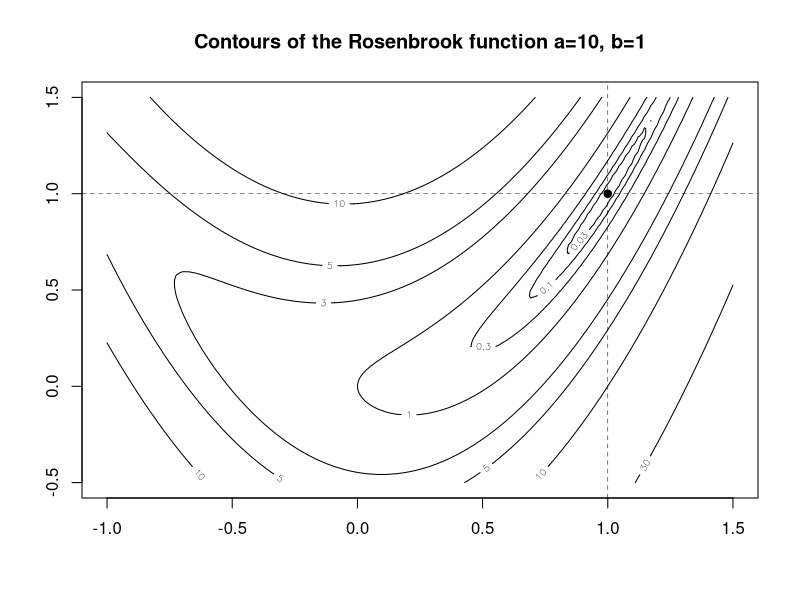
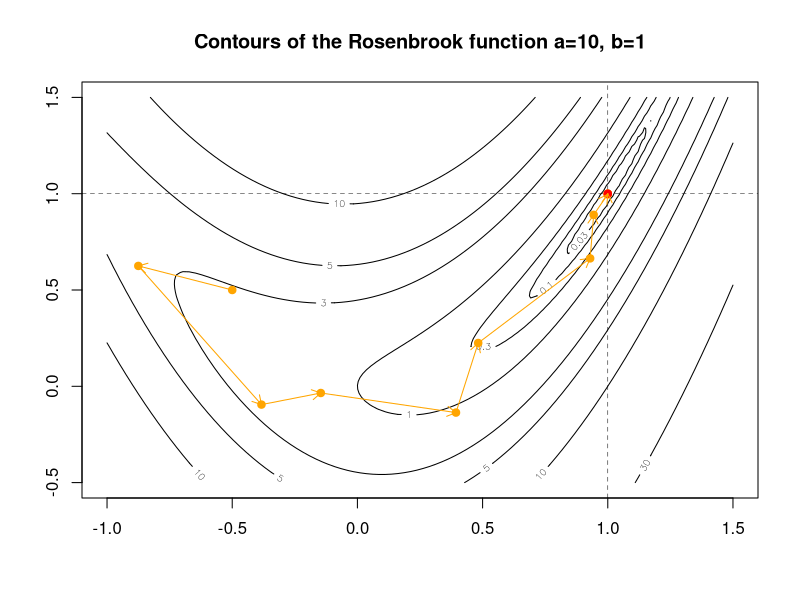
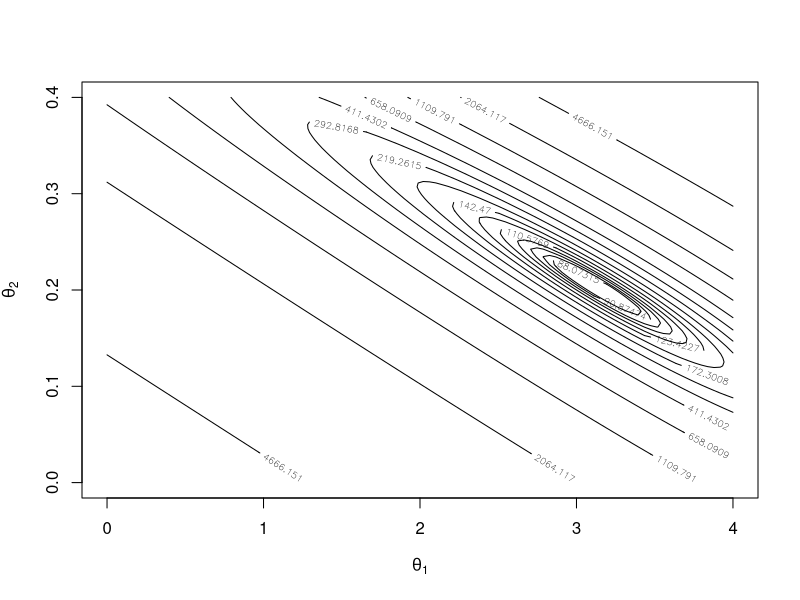
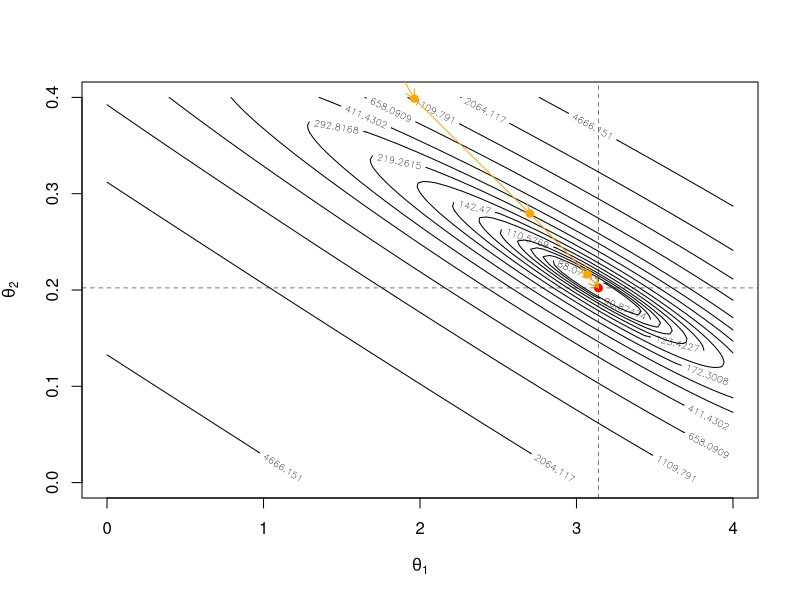

Generate these figures, in order, with R:
## ---- chunk 1
knitr::opts_chunk$set(echo = TRUE)
## ---- chunk 2
rb <- function(theta1=1,theta2=1,a=1,b=1) a*(theta2-theta1^2)^2+(b-theta1)^2

rb2 <- function(theta=c(1,1),a=1,b=1) {
  
  res  <- rb(theta1 = theta[1],
             theta2 = theta[2],
             a      = a,
             b      = b)
  
  grad <- c(-4*a*theta[1]*(theta[2] - theta[1]^2) - 2*(b - theta[1]),
            2*a*(theta[2] - theta[1]^2))
  
  Hess <- matrix(c(-(a*(4*theta[2] - 12*theta[1]^2) - 2), 
                   -4*a*theta[1], 
                   -4*a*theta[1], 
                   2*a),
                 nrow  = 2,
                 byrow = T)
  list(f = res,
       g = grad,
       H = Hess)
  
}
## ---- chunk 3
theta1 <- seq(-1, 1.5, length=100)
theta2 <- seq(-0.5, 1.5, length=100)

M <- matrix(NA,
          nrow = 100,
          ncol = 100)

for (i in seq_along(theta1)){
  for (j in seq_along(theta2)){
    M[i,j]<-rb2(theta = c(theta1[i],theta2[j]),
                a     = 10 ,
                b     = 1)$f
  }
}


lev <- c(0.03,0.1,0.3,1,3,5,10,30) 
# you can change the contour levels accordingly to the values of a and b

contour(x      = theta1,
        y      = theta2,
        z      = M,
        levels = lev,
        main   = "Contours of the Rosenbrook function a=10, b=1")

abline(h=1,lty=2,lwd=0.5)
abline(v=1,lty=2,lwd=0.5)
points(c(1,1),pch=19)
## ---- chunk 4
theta  <- c(-1/2,1/2) # starting point 
abstol <- 1e-6        # absolute tolerance

# evaluates objective fun, gradient and Hessian at current point

fn_pack <- rb2(theta = theta,a = 10,b = 1)
fn      <- fn_pack$f
grad    <- fn_pack$g 
hess    <- fn_pack$H 

######  initialisations
k             <- 1           # iterations counter
maxit         <- 1000        # maximum number of iterations
theta_seq     <- matrix(NA,nrow = maxit, ncol = 2) # parameter value iterations
theta_seq[k,] <- theta
fn_seq        <- rep(NA,maxit)    #objective function value iterations
fn_seq[k]     <- fn  

while(norm(grad,type="2") > abstol){#  stopping criterion

  Delta <- -solve(hess,grad) # computes Newton direction

  # updating
    
  theta <- theta + Delta
  
  fn    <- rb2(theta = theta,a = 10,b = 1)$f
  grad  <- rb2(theta = theta,a = 10,b = 1)$g
  hess  <- rb2(theta = theta,a = 10,b = 1)$H
  
  k             <- k+1
  theta_seq[k,] <- theta 
  fn_seq[k]     <- fn
   
}

contour(x      = theta1,
        y      = theta2,
        z      = M,
        levels = lev,
        main   = "Contours of the Rosenbrook function a=10, b=1")

abline(h=1,lty=2,lwd=0.5)
abline(v=1,lty=2,lwd=0.5)
points(x=theta_seq[,1], y=theta_seq[,2], pch=19, col='orange')
points(x=theta[1], y=theta[2], pch=19, col='red')
arrows(theta_seq[1:k-1, 1], 
       theta_seq[1:k-1, 2], 
       theta_seq[2:k, 1], 
       theta_seq[2:k, 2],
       length=0.1,
       col='orange')
## ---- chunk 5
x <- c(1,2,3,4,5,6,7,8,9,10,11,12,13)
y <- c(12,14,33,50,67,74,123,141,165,204,253,246,240)
Data <- data.frame(x,y)

theta1 <- seq( from = 0, to = 4,length=100)
theta2 <- seq(from = 0, to = 0.4,length=100)

neg_loglik_poisson <- function(theta1,theta2,data){
 par <- c(theta1,theta2)
 y <- data$y
 X <- model.matrix(~data$x)
 lin_pred <- X %*% par
 res <- crossprod(par,crossprod(X,y))-sum(exp(lin_pred))-sum(lgamma(y+1))
-res
}

M <- matrix(NA,
          nrow = 100,
          ncol = 100)

for (i in seq_along(theta1)){
  for (j in seq_along(theta2)){
    M[i,j]<- neg_loglik_poisson(theta1[i],theta2[j],Data)
  }
}

N_grid <- 100
theta1_grid <- seq(from = 0,to = 4, length = N_grid)
theta2_grid <- seq(from = 0,to = 0.4,length = N_grid)

neg_loglik_poisson <- Vectorize(neg_loglik_poisson,vectorize.args = c("theta1","theta2"))
nll_grid <- outer(X = theta1_grid,Y = theta2_grid,FUN = neg_loglik_poisson,data=Data)

levels <- quantile(x = nll_grid, probs = exp(seq(from = log(0.005),to = log(0.9), length = 15)))

contour(x = theta1_grid,
   y = theta2_grid,
   z = nll_grid,
   levels = levels,
   xlab = expression(theta[1]),
   ylab = expression(theta[2]))
## ---- chunk 6
theta  <- c(log(5),1/2) # starting point 
abstol <- 1e-6        # absolute tolerance
loglik_expr <- expression(-exp(theta1+theta2*x)+y*(theta1+theta2*x))
neg_loglik_poisson_fn <- function(theta,data){
                         neg_loglik_poisson(theta[1],theta[2],data)
}
negloglik <- neg_loglik_poisson_fn(theta=c(log(5),0.5), data = Data)

negloglik_deriv <- deriv(expr = loglik_expr, namevec = c("theta1","theta2"),
                         function.arg = c("theta1","theta2","y","x"), hessian = TRUE)

negloglik_grad <- function(theta = c(0,0), data = 1){
                      aux <- negloglik_deriv(theta1 = theta[1],
                      theta2 = theta[2],
                      y = data$y,
                      x =data$x)

                     grad <- apply(attr(aux,"gradient"),2,sum)
                     -as.matrix(grad)
}
grad <- negloglik_grad(theta=c(log(5),0.5), data=Data)

negloglik_hess <- function(theta = c(0,0), data = 1){

                      aux <- negloglik_deriv(theta1 = theta[1],theta2 = theta[2],y = data$y,x = data$x)
                      hess <-apply(attr(aux,"hessian"),c(2,3),sum)
                      -hess
}
hess <- negloglik_hess(theta=c(log(5),0.5), data=Data)

theta  <- c(log(5),1/2)
k             <- 1           # iterations counter
maxit         <- 1000        # maximum number of iterations
theta_seq     <- matrix(NA,nrow = maxit, ncol = 2) # parameter value iterations
theta_seq[k,] <- theta
fn_seq        <- rep(NA,maxit)    #objective function value iterations
fn_seq[k]     <- negloglik

while(norm(grad,type="2") > abstol){
  Delta <- -solve(hess,grad) 
  theta <- theta + Delta
  fn    <- neg_loglik_poisson_fn(theta = theta, data = Data)
  grad  <- negloglik_grad(theta = theta, data=Data)
  hess  <- negloglik_hess(theta = theta, data=Data)
  k             <- k+1
  theta_seq[k,] <- theta 
  fn_seq[k]     <- fn
} 

contour(x = theta1_grid,
   y = theta2_grid,
   z = nll_grid,
   levels = levels,
   xlab = expression(theta[1]),
   ylab = expression(theta[2]))

abline(h=theta[2],lty=2,lwd=0.5)
abline(v=theta[1],lty=2,lwd=0.5)
points(x=theta_seq[,1], y=theta_seq[,2], pch=19, col='orange')
points(x=theta[1], y=theta[2], pch=19, col='red')
arrows(theta_seq[1:k-1, 1], 
       theta_seq[1:k-1, 2], 
       theta_seq[2:k, 1], 
       theta_seq[2:k, 2],
       length=0.1,
       col='orange')
k
